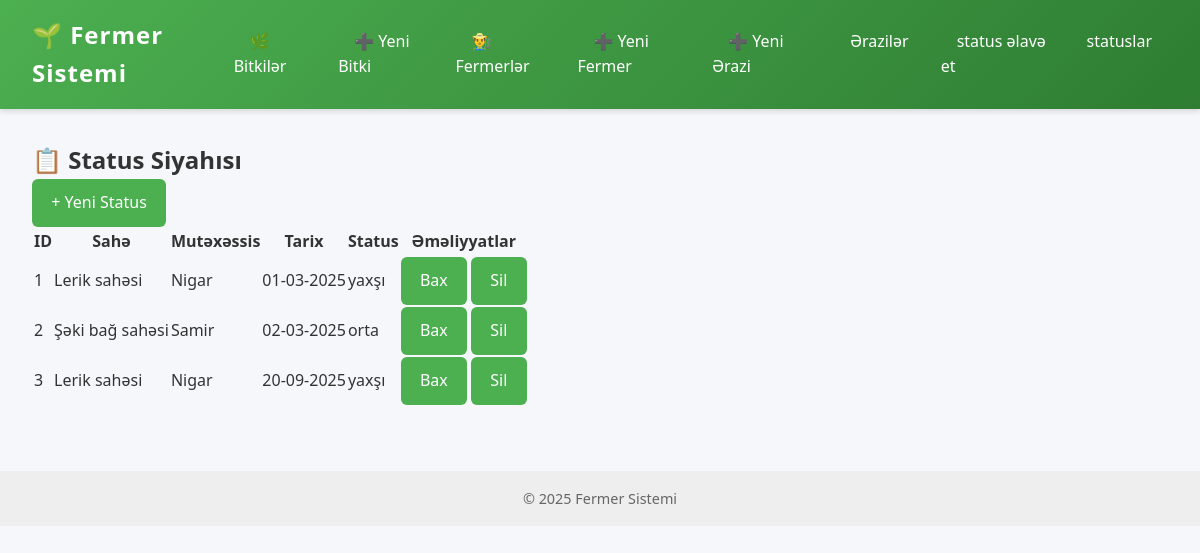
Page /status on the committed database.
### models.py (models this page shows, shortened)
class AreaStatus(db.Model):
    __tablename__ = "area_status"
    id = db.Column(db.Integer, primary_key=True)
    area_id = db.Column(db.Integer, db.ForeignKey("area.id"))
    specialist_id = db.Column(db.Integer, db.ForeignKey("specialist.id"))
    inspection_date = db.Column(db.Date)
    notes = db.Column(db.Text)
    status = db.Column(db.String(20))  # yaxşı / orta / pis və ya ballıq
    area = db.relationship("Area", back_populates="status")
    specialist = db.relationship("Specialist", back_populates="inspections")

class Area(db.Model):
    __tablename__ = "area"
    id = db.Column(db.Integer, primary_key=True)
    name = db.Column(db.String(100))
    location = db.Column(db.String(200))
    gps = db.Column(db.String(100))
    region = db.Column(db.String(100))
    size_hectares = db.Column(db.Float)
    soil_id = db.Column(db.Integer, db.ForeignKey("soil.id"))
    approval_document = db.Column(db.String(200))
    soil = db.relationship("Soil", back_populates="areas")
    status = db.relationship("AreaStatus", back_populates="area")
    sensors = db.relationship("Sensor", back_populates="area")
    fermers = db.relationship("Fermer", back_populates="area")
    plants = db.relationship("Plant", back_populates="area")

class Specialist(db.Model):
    __tablename__ = "specialist"
    id = db.Column(db.Integer, primary_key=True)
    name = db.Column(db.String(100))
    last_name = db.Column(db.String(100))
    contact_info = db.Column(db.String(100))
    inspections = db.relationship("AreaStatus", back_populates="specialist")
    problems_solved = db.relationship("Problem", back_populates="specialist")

### routes/areaStatus.py (the view)
    @app.route('/status', methods=['GET'], endpoint='list_status')
    def list_status():
        page = request.args.get('page', 1, type=int)
        areaStatuses = AreaStatus.query.paginate(page=page, per_page=10)
        return render_template('areaStatus/list.html', areaStatuses=areaStatuses)

### templates/areaStatus/list.html (shortened to what this page needs)
{% extends "base.html" %}
{% block content %}
<div class="container mt-4">
    <h2 class="mb-3">📋 Status Siyahısı</h2>
    <a href="{{ url_for('add_status') }}" class="btn btn-success mb-3">+ Yeni Status</a>
    <table class="table table-striped table-bordered shadow-sm rounded align-middle">
    <thead class="table-success text-dark">
        <tr>
            <th>ID</th>
            <th>Sahə</th>
            <th>Mutəxəssis</th>
            <th>Tarix</th>
            <th>Status</th>
            <th class="text-center">Əməliyyatlar</th>
        </tr>
    </thead>
    <tbody>
        {% for status in areaStatuses.items %}
        <tr>
            <td>{{ status.id }}</td>
            <td>{{ status.area.name }}</td>
            <td>{{ status.specialist.name }}</td>
            <td>{{ status.inspection_date.strftime('%d-%m-%Y') }}</td>
            <td>
                {% if status.status == "yaxşı" %}
                    <span class="badge bg-success">{{ status.status }}</span>
                {% elif status.status == "orta" %}
                    <span class="badge bg-warning text-dark">{{ status.status }}</span>
                {% else %}
                    <span class="badge bg-danger">{{ status.status }}</span>
                {% endif %}
            </td>
            <td class="text-center">
                <a href="{{ url_for('single_status', status_id=status.id) }}" class="btn btn-sm btn-primary">Bax</a>
                <a href="{{ url_for('delete_status', status_id=status.id) }}" class="btn btn-sm btn-danger" onclick="return confirm('Silinsin?')">Sil</a>
            </td>
        </tr>
        {% endfor %}
    </tbody>
</table>
</div>
{% endblock %}

### static/css/style.css (style rules this page uses)
* { margin: 0; padding: 0; box-sizing: border-box; font-family: "Segoe UI", Roboto, sans-serif; }
body { background: #f5f7fa; color: #333; line-height: 1.6; }
.btn { display: inline-block; background: #4CAF50; color: white; padding: 0.7rem 1.2rem; border-radius: 6px; text-decoration: none; transition: 0.3s; text-align: center; font-weight: 500; }

### rows in the picture
AreaStatus: id "1", area.name "Lerik sahəsi", specialist.name "Nigar", inspection_date "01-03-2025", status "yaxşı"
AreaStatus: id "2", area.name "Şəki bağ sahəsi", specialist.name "Samir", inspection_date "02-03-2025", status "orta"
AreaStatus: id "3", area.name "Lerik sahəsi", specialist.name "Nigar", inspection_date "20-09-2025", status "yaxşı"
